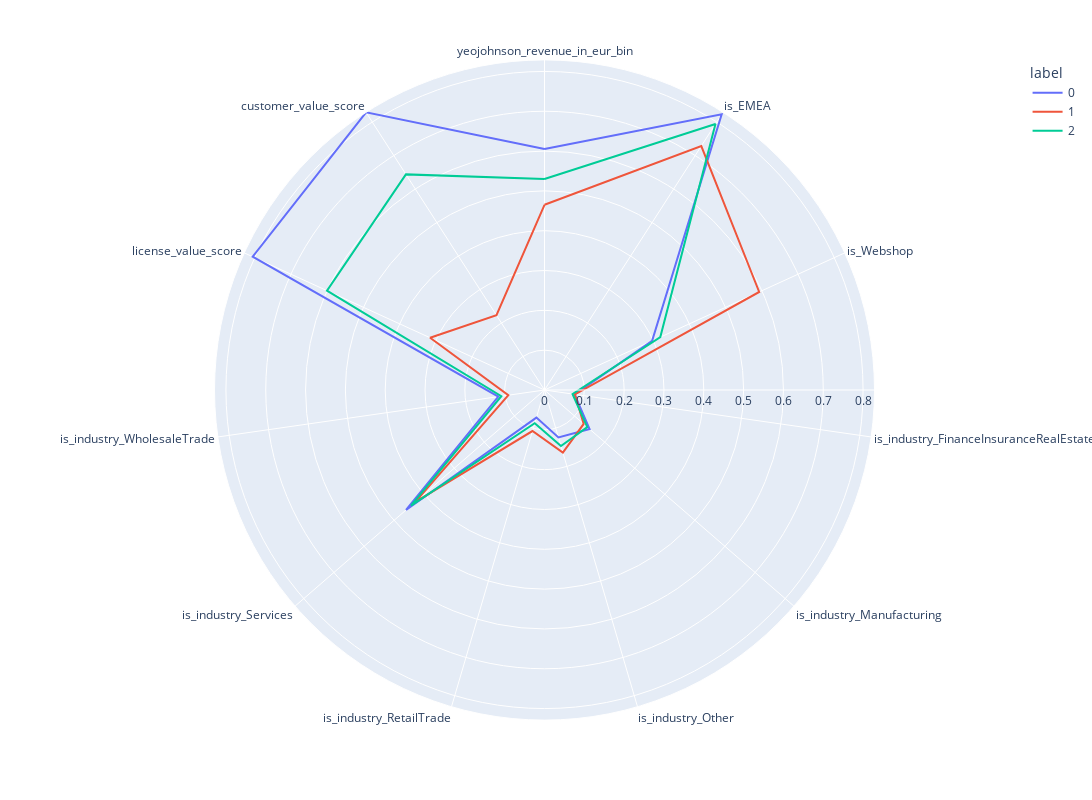

The code cell stored with this chart in its notebook:
### Code cell
clusters=pd.DataFrame(features, columns=features_df.columns)
clusters['label']=kmeans.labels_
polar=clusters.groupby("label").mean().reset_index()
polar=pd.melt(polar,id_vars=["label"])
fig = px.line_polar(polar, r="value", theta="variable", color="label", line_close=True,height=800,width=1400)
fig.show()

### Figure 1 — Plotly figure (JSON) as saved in the notebook; plotly's stock layout.template omitted (floating-point values rounded to 4 significant figures)
{"data": [{"hovertemplate": "label=0<br>value=%{r}<br>variable=%{theta}<extra></extra>", "legendgroup": "0", "line": {"color": "#636efa", "dash": "solid"}, "marker": {"symbol": "circle"}, "mode": "lines", "name": "0", "r": [0.6053, 0.823, 0.2971, 0.07643, 0.1498, 0.1243, 0.07218, 0.46, 0.1173, 0.8056, 0.8287, 0.6053], "showlegend": true, "subplot": "polar", "theta": ["yeojohnson_revenue_in_eur_bin", "is_EMEA", "is_Webshop", "is_industry_FinanceInsuranceRealEstate", "is_industry_Manufacturing", "is_industry_Other", "is_industry_RetailTrade", "is_industry_Services", "is_industry_WholesaleTrade", "license_value_score", "customer_value_score", "yeojohnson_revenue_in_eur_bin"], "type": "scatterpolar"}, {"hovertemplate": "label=1<br>value=%{r}<br>variable=%{theta}<extra></extra>", "legendgroup": "1", "line": {"color": "#EF553B", "dash": "solid"}, "marker": {"symbol": "circle"}, "mode": "lines", "name": "1", "r": [0.4651, 0.7283, 0.5927, 0.07705, 0.1302, 0.1638, 0.1074, 0.4298, 0.0918, 0.3158, 0.2231, 0.4651], "showlegend": true, "subplot": "polar", "theta": ["yeojohnson_revenue_in_eur_bin", "is_EMEA", "is_Webshop", "is_industry_FinanceInsuranceRealEstate", "is_industry_Manufacturing", "is_industry_Other", "is_industry_RetailTrade", "is_industry_Services", "is_industry_WholesaleTrade", "license_value_score", "customer_value_score", "yeojohnson_revenue_in_eur_bin"], "type": "scatterpolar"}, {"hovertemplate": "label=2<br>value=%{r}<br>variable=%{theta}<extra></extra>", "legendgroup": "2", "line": {"color": "#00cc96", "dash": "solid"}, "marker": {"symbol": "circle"}, "mode": "lines", "name": "2", "r": [0.53, 0.7941, 0.3197, 0.07112, 0.1421, 0.1467, 0.08692, 0.4436, 0.1095, 0.6005, 0.6436, 0.53], "showlegend": true, "subplot": "polar", "theta": ["yeojohnson_revenue_in_eur_bin", "is_EMEA", "is_Webshop", "is_industry_FinanceInsuranceRealEstate", "is_industry_Manufacturing", "is_industry_Other", "is_industry_RetailTrade", "is_industry_Services", "is_industry_WholesaleTrade", "license_value_score", "customer_value_score", "yeojohnson_revenue_in_eur_bin"], "type": "scatterpolar"}], "layout": {"height": 800, "legend": {"title": {"text": "label"}, "tracegroupgap": 0}, "margin": {"t": 60}, "polar": {"angularaxis": {"direction": "clockwise", "rotation": 90}, "domain": {"x": [0, 1], "y": [0, 1]}}, "width": 1400}}
